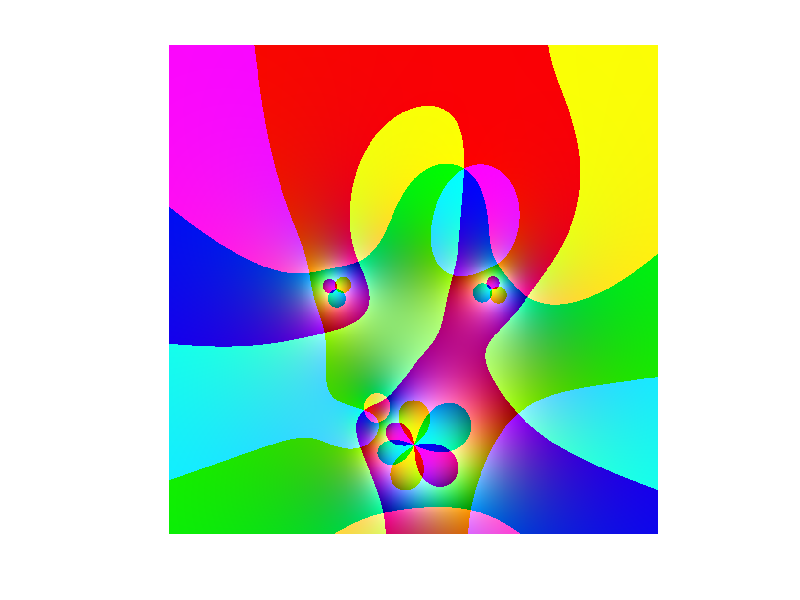

The MATLAB script that drew this image: (Note: this script raises an error after producing the figure.)
%newvizz

IMGWIDTH = 1000;
IMGHEIGHT = 1000;
X = linspace(-pi,pi,IMGWIDTH);
Y = linspace(-pi,pi,IMGHEIGHT);
lenx = length(X);
leny = length(Y);
Z = zeros(length(X),length(Y));
colors = zeros(length(X),length(Y),3);
col = zeros(1,3);
for n = 1:lenx
    Z(n,:) = Y(:)+i*X(n);
end

funcz = (Z.^2-1).*(Z-2*i).^2./(Z.^2+2+2*i);
%funcz = Z./Z.^sqrt(Z);
%funcz = 1./(cos(Z)-sinh(Z));
%funcz = Z.^sqrt(Z)-Z./log(Z);
%funcz = tan(Z);
%funcz = ((Z-1).*(Z+1).^2)./((Z+i).*(Z-i).^2);

hue = (pi+angle(funcz))/(2*pi);
x = imag(funcz);
y = real(funcz);
r = abs(funcz);
a = 0.40824829046386301636 * y;
b = 0.70710678118654752440 * x;
d =  1./(1+(r).^2);
r = mod(abs(sqrt(d)), 1);
red =   0.5   + 0.81649658092772603273* y .*d;
green = 0.5 -  d .* ( a - b );
blue =  0.5  - d .* ( a + b );
d = 0.5  - r.*d;
d(r < 1) = -d(r < 1);
red = red + d;
green = green + d;
blue = blue + d;

red = mod(red,1);
blue = mod(blue,1);
green = mod(green,1);

ColorMset = zeros(size(x,1), size(x,2), 3);
ColorMset(:,:,1) = 255*red;
ColorMset(:,:,2) = 255*green;
ColorMset(:,:,3) = 255*blue;

image(Y,X,uint8(ColorMset));
axis square off
imwrite(uint8(ColorMset),'newvizz4.png','png','Comment','(Z.^2-1).*(Z-2*i).^2./(Z.^2+2+2*i)');
